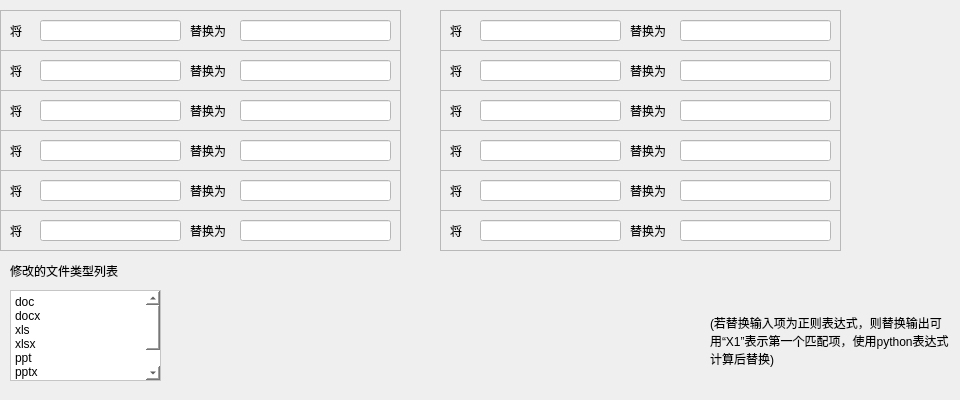
     <widget class="QWidget" name="tab_2">
      <attribute name="title">
       <string>文件内容修改替换</string>
      </attribute>
      <widget class="QFrame" name="fr_replace_1">
       <property name="geometry">
        <rect>
         <x>0</x>
         <y>10</y>
         <width>401</width>
         <height>41</height>
        </rect>
       </property>
       <property name="frameShape">
        <enum>QFrame::StyledPanel</enum>
       </property>
       <property name="frameShadow">
        <enum>QFrame::Raised</enum>
       </property>
       <widget class="QLineEdit" name="replace_input_lbl_1">
        <property name="geometry">
         <rect>
          <x>40</x>
          <y>10</y>
          <width>141</width>
          <height>21</height>
         </rect>
        </property>
        <property name="styleSheet">
         <string notr="true">background-color: rgb(255, 255, 255);</string>
        </property>
        <property name="text">
         <string/>
        </property>
       </widget>
       <widget class="QLabel" name="label_32">
        <property name="geometry">
         <rect>
          <x>10</x>
          <y>10</y>
          <width>31</width>
          <height>21</height>
         </rect>
        </property>
        <property name="text">
         <string>将</string>
        </property>
       </widget>
       <widget class="QLabel" name="label_33">
        <property name="geometry">
         <rect>
          <x>190</x>
          <y>10</y>
          <width>51</width>
          <height>21</height>
         </rect>
        </property>
        <property name="text">
         <string>替换为</string>
        </property>
       </widget>
       <widget class="QLineEdit" name="replace_output_lbl_1">
        <property name="geometry">
         <rect>
          <x>240</x>
          <y>10</y>
          <width>151</width>
          <height>21</height>
         </rect>
        </property>
        <property name="styleSheet">
         <string notr="true">background-color: rgb(255, 255, 255);</string>
        </property>
        <property name="text">
         <string/>
        </property>
       </widget>
      </widget>
      <widget class="QLabel" name="label_57">
       <property name="geometry">
        <rect>
         <x>710</x>
         <y>290</y>
         <width>241</width>
         <height>101</height>
        </rect>
       </property>
       <property name="text">
        <string>(若替换输入项为正则表达式，则替换输出可用“X1”表示第一个匹配项，使用python表达式计算后替换)</string>
       </property>
       <property name="scaledContents">
        <bool>false</bool>
       </property>
       <property name="wordWrap">
        <bool>true</bool>
       </property>
      </widget>
      <widget class="QLabel" name="label_58">
       <property name="geometry">
        <rect>
         <x>10</x>
         <y>260</y>
         <width>161</width>
         <height>21</height>
        </rect>
       </property>
       <property name="text">
        <string>修改的文件类型列表</string>
       </property>
      </widget>
      <widget class="QTextEdit" name="replacefile_filter">
       <property name="geometry">
        <rect>
         <x>10</x>
         <y>290</y>
         <width>151</width>
         <height>91</height>
        </rect>
       </property>
       <property name="styleSheet">
        <string notr="true">background-color: rgb(255, 255, 255);</string>
       </property>
       <property name="html">
        <string>&lt;!DOCTYPE HTML PUBLIC &quot;-//W3C//DTD HTML 4.0//EN&quot; &quot;http://www.w3.org/TR/REC-html40/strict.dtd&quot;&gt;
&lt;html&gt;&lt;head&gt;&lt;meta name=&quot;qrichtext&quot; content=&quot;1&quot; /&gt;&lt;style type=&quot;text/css&quot;&gt;
p, li { white-space: pre-wrap; }
&lt;/style&gt;&lt;/head&gt;&lt;body style=&quot; font-family:'SimSun'; font-size:9pt; font-weight:400; font-style:normal;&quot;&gt;
&lt;p style=&quot; margin-top:0px; margin-bottom:0px; margin-left:0px; margin-right:0px; -qt-block-indent:0; text-indent:0px;&quot;&gt;doc&lt;/p&gt;
&lt;p style=&quot; margin-top:0px; margin-bottom:0px; margin-left:0px; margin-right:0px; -qt-block-indent:0; text-indent:0px;&quot;&gt;docx&lt;/p&gt;
&lt;p style=&quot; margin-top:0px; margin-bottom:0px; margin-left:0px; margin-right:0px; -qt-block-indent:0; text-indent:0px;&quot;&gt;xls&lt;/p&gt;
&lt;p style=&quot; margin-top:0px; margin-bottom:0px; margin-left:0px; margin-right:0px; -qt-block-indent:0; text-indent:0px;&quot;&gt;xlsx&lt;/p&gt;
&lt;p style=&quot; margin-top:0px; margin-bottom:0px; margin-left:0px; margin-right:0px; -qt-block-indent:0; text-indent:0px;&quot;&gt;ppt&lt;/p&gt;
&lt;p style=&quot; margin-top:0px; margin-bottom:0px; margin-left:0px; margin-right:0px; -qt-block-indent:0; text-indent:0px;&quot;&gt;pptx&lt;/p&gt;
&lt;p style=&quot; margin-top:0px; margin-bottom:0px; margin-left:0px; margin-right:0px; -qt-block-indent:0; text-indent:0px;&quot;&gt;txt&lt;/p&gt;
&lt;p style=&quot; margin-top:0px; margin-bottom:0px; margin-left:0px; margin-right:0px; -qt-block-indent:0; text-indent:0px;&quot;&gt;csv&lt;/p&gt;&lt;/body&gt;&lt;/html&gt;</string>
       </property>
      </widget>
      <widget class="QFrame" name="fr_replace_2">
       <property name="geometry">
        <rect>
         <x>440</x>
         <y>10</y>
         <width>401</width>
         <height>41</height>
        </rect>
       </property>
       <property name="frameShape">
        <enum>QFrame::StyledPanel</enum>
       </property>
       <property name="frameShadow">
        <enum>QFrame::Raised</enum>
       </property>
       <widget class="QLineEdit" name="replace_input_lbl_2">
        <property name="geometry">
         <rect>
          <x>40</x>
          <y>10</y>
          <width>141</width>
          <height>21</height>
         </rect>
        </property>
        <property name="styleSheet">
         <string notr="true">background-color: rgb(255, 255, 255);</string>
        </property>
        <property name="text">
         <string/>
        </property>
       </widget>
       <widget class="QLabel" name="label_34">
        <property name="geometry">
         <rect>
          <x>10</x>
          <y>10</y>
          <width>31</width>
          <height>21</height>
         </rect>
        </property>
        <property name="text">
         <string>将</string>
        </property>
       </widget>
       <widget class="QLabel" name="label_35">
        <property name="geometry">
         <rect>
          <x>190</x>
          <y>10</y>
          <width>51</width>
          <height>21</height>
         </rect>
        </property>
        <property name="text">
         <string>替换为</string>
        </property>
       </widget>
       <widget class="QLineEdit" name="replace_output_lbl_2">
        <property name="geometry">
         <rect>
          <x>240</x>
          <y>10</y>
          <width>151</width>
          <height>21</height>
         </rect>
        </property>
        <property name="styleSheet">
         <string notr="true">background-color: rgb(255, 255, 255);</string>
        </property>
        <property name="text">
         <string/>
        </property>
       </widget>
      </widget>
      <widget class="QFrame" name="fr_replace_3">
       <property name="geometry">
        <rect>
         <x>0</x>
         <y>50</y>
         <width>401</width>
         <height>41</height>
        </rect>
       </property>
       <property name="frameShape">
        <enum>QFrame::StyledPanel</enum>
       </property>
       <property name="frameShadow">
        <enum>QFrame::Raised</enum>
       </property>
       <widget class="QLineEdit" name="replace_input_lbl_3">
        <property name="geometry">
         <rect>
          <x>40</x>
          <y>10</y>
          <width>141</width>
          <height>21</height>
         </rect>
        </property>
        <property name="styleSheet">
         <string notr="true">background-color: rgb(255, 255, 255);</string>
        </property>
        <property name="text">
         <string/>
        </property>
       </widget>
       <widget class="QLabel" name="label_37">
        <property name="geometry">
         <rect>
          <x>10</x>
          <y>10</y>
          <width>31</width>
          <height>21</height>
         </rect>
        </property>
        <property name="text">
         <string>将</string>
        </property>
       </widget>
       <widget class="QLabel" name="label_38">
        <property name="geometry">
         <rect>
          <x>190</x>
          <y>10</y>
          <width>51</width>
          <height>21</height>
         </rect>
        </property>
        <property name="text">
         <string>替换为</string>
        </property>
       </widget>
       <widget class="QLineEdit" name="replace_output_lbl_3">
        <property name="geometry">
         <rect>
          <x>240</x>
          <y>10</y>
          <width>151</width>
          <height>21</height>
         </rect>
        </property>
        <property name="styleSheet">
         <string notr="true">background-color: rgb(255, 255, 255);</string>
        </property>
        <property name="text">
         <string/>
        </property>
       </widget>
      </widget>
      <widget class="QFrame" name="fr_replace_4">
       <property name="geometry">
        <rect>
         <x>440</x>
         <y>50</y>
         <width>401</width>
         <height>41</height>
        </rect>
       </property>
       <property name="frameShape">
        <enum>QFrame::StyledPanel</enum>
       </property>
       <property name="frameShadow">
        <enum>QFrame::Raised</enum>
       </property>
       <widget class="QLineEdit" name="replace_input_lbl_4">
        <property name="geometry">
         <rect>
          <x>40</x>
          <y>10</y>
          <width>141</width>
          <height>21</height>
         </rect>
        </property>
        <property name="styleSheet">
         <string notr="true">background-color: rgb(255, 255, 255);</string>
        </property>
        <property name="text">
         <string/>
        </property>
       </widget>
       <widget class="QLabel" name="label_39">
        <property name="geometry">
         <rect>
          <x>10</x>
          <y>10</y>
          <width>31</width>
          <height>21</height>
         </rect>
        </property>
        <property name="text">
         <string>将</string>
        </property>
       </widget>
       <widget class="QLabel" name="label_40">
        <property name="geometry">
         <rect>
          <x>190</x>
          <y>10</y>
          <width>51</width>
          <height>21</height>
         </rect>
        </property>
        <property name="text">
         <string>替换为</string>
        </property>
       </widget>
       <widget class="QLineEdit" name="replace_output_lbl_4">
        <property name="geometry">
         <rect>
          <x>240</x>
          <y>10</y>
          <width>151</width>
          <height>21</height>
         </rect>
        </property>
        <property name="styleSheet">
         <string notr="true">background-color: rgb(255, 255, 255);</string>
        </property>
        <property name="text">
         <string/>
        </property>
       </widget>
      </widget>
      <widget class="QFrame" name="fr_replace_5">
       <property name="geometry">
        <rect>
         <x>0</x>
         <y>90</y>
         <width>401</width>
         <height>41</height>
        </rect>
       </property>
       <property name="frameShape">
        <enum>QFrame::StyledPanel</enum>
       </property>
       <property name="frameShadow">
        <enum>QFrame::Raised</enum>
       </property>
       <widget class="QLineEdit" name="replace_input_lbl_5">
        <property name="geometry">
         <rect>
          <x>40</x>
          <y>10</y>
          <width>141</width>
          <height>21</height>
         </rect>
        </property>
        <property name="styleSheet">
         <string notr="true">background-color: rgb(255, 255, 255);</string>
        </property>
        <property name="text">
         <string/>
        </property>
       </widget>
       <widget class="QLabel" name="label_41">
        <property name="geometry">
         <rect>
          <x>10</x>
          <y>10</y>
          <width>31</width>
          <height>21</height>
         </rect>
        </property>
        <property name="text">
         <string>将</string>
        </property>
       </widget>
       <widget class="QLabel" name="label_42">
        <property name="geometry">
         <rect>
          <x>190</x>
          <y>10</y>
          <width>51</width>
          <height>21</height>
         </rect>
        </property>
        <property name="text">
         <string>替换为</string>
        </property>
       </widget>
       <widget class="QLineEdit" name="replace_output_lbl_5">
        <property name="geometry">
         <rect>
          <x>240</x>
          <y>10</y>
          <width>151</width>
          <height>21</height>
         </rect>
        </property>
        <property name="styleSheet">
         <string notr="true">background-color: rgb(255, 255, 255);</string>
        </property>
        <property name="text">
         <string/>
        </property>
       </widget>
      </widget>
      <widget class="QFrame" name="fr_replace_6">
       <property name="geometry">
        <rect>
         <x>440</x>
         <y>90</y>
         <width>401</width>
         <height>41</height>
        </rect>
       </property>
       <property name="frameShape">
        <enum>QFrame::StyledPanel</enum>
       </property>
       <property name="frameShadow">
        <enum>QFrame::Raised</enum>
       </property>
       <widget class="QLineEdit" name="replace_input_lbl_6">
        <property name="geometry">
         <rect>
          <x>40</x>
          <y>10</y>
          <width>141</width>
          <height>21</height>
         </rect>
        </property>
        <property name="styleSheet">
         <string notr="true">background-color: rgb(255, 255, 255);</string>
        </property>
        <property name="text">
         <string/>
        </property>
       </widget>
       <widget class="QLabel" name="label_43">
        <property name="geometry">
         <rect>
          <x>10</x>
          <y>10</y>
          <width>31</width>
          <height>21</height>
         </rect>
        </property>
        <property name="text">
         <string>将</string>
        </property>
       </widget>
       <widget class="QLabel" name="label_44">
        <property name="geometry">
         <rect>
          <x>190</x>
          <y>10</y>
          <width>51</width>
          <height>21</height>
         </rect>
        </property>
        <property name="text">
         <string>替换为</string>
        </property>
       </widget>
       <widget class="QLineEdit" name="replace_output_lbl_6">
        <property name="geometry">
         <rect>
          <x>240</x>
          <y>10</y>
          <width>151</width>
          <height>21</height>
         </rect>
        </property>
        <property name="styleSheet">
         <string notr="true">background-color: rgb(255, 255, 255);</string>
        </property>
        <property name="text">
         <string/>
        </property>
       </widget>
      </widget>
      <widget class="QFrame" name="fr_replace_7">
       <property name="geometry">
        <rect>
         <x>0</x>
         <y>130</y>
         <width>401</width>
         <height>41</height>
        </rect>
       </property>
       <property name="frameShape">
        <enum>QFrame::StyledPanel</enum>
       </property>
       <property name="frameShadow">
        <enum>QFrame::Raised</enum>
       </property>
       <widget class="QLineEdit" name="replace_input_lbl_7">
        <property name="geometry">
         <rect>
          <x>40</x>
          <y>10</y>
          <width>141</width>
          <height>21</height>
         </rect>
        </property>
        <property name="styleSheet">
         <string notr="true">background-color: rgb(255, 255, 255);</string>
        </property>
        <property name="text">
         <string/>
        </property>
       </widget>
       <widget class="QLabel" name="label_45">
        <property name="geometry">
         <rect>
          <x>10</x>
          <y>10</y>
          <width>31</width>
          <height>21</height>
         </rect>
        </property>
        <property name="text">
         <string>将</string>
        </property>
       </widget>
       <widget class="QLabel" name="label_46">
        <property name="geometry">
         <rect>
          <x>190</x>
          <y>10</y>
          <width>51</width>
          <height>21</height>
         </rect>
        </property>
        <property name="text">
         <string>替换为</string>
        </property>
       </widget>
       <widget class="QLineEdit" name="replace_output_lbl_7">
        <property name="geometry">
         <rect>
          <x>240</x>
          <y>10</y>
          <width>151</width>
          <height>21</height>
         </rect>
        </property>
        <property name="styleSheet">
         <string notr="true">background-color: rgb(255, 255, 255);</string>
        </property>
        <property name="text">
         <string/>
        </property>
       </widget>
      </widget>
      <widget class="QFrame" name="fr_replace_8">
       <property name="geometry">
        <rect>
         <x>440</x>
         <y>130</y>
         <width>401</width>
         <height>41</height>
        </rect>
       </property>
       <property name="frameShape">
        <enum>QFrame::StyledPanel</enum>
       </property>
       <property name="frameShadow">
        <enum>QFrame::Raised</enum>
       </property>
       <widget class="QLineEdit" name="replace_input_lbl_8">
        <property name="geometry">
         <rect>
          <x>40</x>
          <y>10</y>
          <width>141</width>
          <height>21</height>
         </rect>
        </property>
        <property name="styleSheet">
         <string notr="true">background-color: rgb(255, 255, 255);</string>
        </property>
        <property name="text">
         <string/>
        </property>
       </widget>
       <widget class="QLabel" name="label_47">
        <property name="geometry">
         <rect>
          <x>10</x>
          <y>10</y>
          <width>31</width>
          <height>21</height>
         </rect>
        </property>
        <property name="text">
         <string>将</string>
        </property>
       </widget>
       <widget class="QLabel" name="label_48">
        <property name="geometry">
         <rect>
          <x>190</x>
          <y>10</y>
          <width>51</width>
          <height>21</height>
         </rect>
        </property>
        <property name="text">
         <string>替换为</string>
        </property>
       </widget>
       <widget class="QLineEdit" name="replace_output_lbl_8">
        <property name="geometry">
         <rect>
          <x>240</x>
          <y>10</y>
          <width>151</width>
          <height>21</height>
         </rect>
        </property>
        <property name="styleSheet">
         <string notr="true">background-color: rgb(255, 255, 255);</string>
        </property>
        <property name="text">
         <string/>
        </property>
       </widget>
      </widget>
      <widget class="QFrame" name="fr_replace_9">
       <property name="geometry">
        <rect>
         <x>0</x>
         <y>170</y>
         <width>401</width>
         <height>41</height>
        </rect>
       </property>
       <property name="frameShape">
        <enum>QFrame::StyledPanel</enum>
       </property>
       <property name="frameShadow">
        <enum>QFrame::Raised</enum>
       </property>
       <widget class="QLineEdit" name="replace_input_lbl_9">
        <property name="geometry">
         <rect>
          <x>40</x>
          <y>10</y>
          <width>141</width>
          <height>21</height>
         </rect>
        </property>
        <property name="styleSheet">
         <string notr="true">background-color: rgb(255, 255, 255);</string>
        </property>
        <property name="text">
         <string/>
        </property>
       </widget>
       <widget class="QLabel" name="label_49">
        <property name="geometry">
         <rect>
          <x>10</x>
          <y>10</y>
          <width>31</width>
          <height>21</height>
         </rect>
        </property>
        <property name="text">
         <string>将</string>
        </property>
       </widget>
       <widget class="QLabel" name="label_50">
        <property name="geometry">
         <rect>
          <x>190</x>
          <y>10</y>
          <width>51</width>
          <height>21</height>
         </rect>
        </property>
        <property name="text">
         <string>替换为</string>
        </property>
       </widget>
       <widget class="QLineEdit" name="replace_output_lbl_9">
        <property name="geometry">
         <rect>
          <x>240</x>
          <y>10</y>
          <width>151</width>
          <height>21</height>
         </rect>
        </property>
        <property name="styleSheet">
         <string notr="true">background-color: rgb(255, 255, 255);</string>
        </property>
        <property name="text">
         <string/>
        </property>
       </widget>
      </widget>
      <widget class="QFrame" name="fr_replace_10">
       <property name="geometry">
        <rect>
         <x>440</x>
         <y>170</y>
         <width>401</width>
         <height>41</height>
        </rect>
       </property>
       <property name="frameShape">
        <enum>QFrame::StyledPanel</enum>
       </property>
       <property name="frameShadow">
        <enum>QFrame::Raised</enum>
       </property>
       <widget class="QLineEdit" name="replace_input_lbl_10">
        <property name="geometry">
         <rect>
          <x>40</x>
          <y>10</y>
          <width>141</width>
          <height>21</height>
         </rect>
        </property>
        <property name="styleSheet">
         <string notr="true">background-color: rgb(255, 255, 255);</string>
        </property>
        <property name="text">
         <string/>
        </property>
       </widget>
       <widget class="QLabel" name="label_51">
        <property name="geometry">
         <rect>
          <x>10</x>
          <y>10</y>
          <width>31</width>
          <height>21</height>
         </rect>
        </property>
        <property name="text">
         <string>将</string>
        </property>
       </widget>
       <widget class="QLabel" name="label_52">
        <property name="geometry">
         <rect>
          <x>190</x>
          <y>10</y>
          <width>51</width>
          <height>21</height>
         </rect>
        </property>
        <property name="text">
         <string>替换为</string>
        </property>
       </widget>
       <widget class="QLineEdit" name="replace_output_lbl_10">
        <property name="geometry">
         <rect>
          <x>240</x>
          <y>10</y>
          <width>151</width>
          <height>21</height>
         </rect>
        </property>
        <property name="styleSheet">
         <string notr="true">background-color: rgb(255, 255, 255);</string>
        </property>
        <property name="text">
         <string/>
        </property>
       </widget>
      </widget>
      <widget class="QFrame" name="fr_replace_11">
       <property name="geometry">
        <rect>
         <x>0</x>
         <y>210</y>
         <width>401</width>
         <height>41</height>
        </rect>
       </property>
       <property name="frameShape">
        <enum>QFrame::StyledPanel</enum>
       </property>
       <property name="frameShadow">
        <enum>QFrame::Raised</enum>
       </property>
       <widget class="QLineEdit" name="replace_input_lbl_11">
        <property name="geometry">
         <rect>
          <x>40</x>
          <y>10</y>
          <width>141</width>
          <height>21</height>
         </rect>
        </property>
        <property name="styleSheet">
         <string notr="true">background-color: rgb(255, 255, 255);</string>
        </property>
        <property name="text">
         <string/>
        </property>
       </widget>
       <widget class="QLabel" name="label_53">
        <property name="geometry">
         <rect>
          <x>10</x>
          <y>10</y>
          <width>31</width>
          <height>21</height>
         </rect>
        </property>
        <property name="text">
         <string>将</string>
        </property>
       </widget>
       <widget class="QLabel" name="label_54">
        <property name="geometry">
         <rect>
          <x>190</x>
          <y>10</y>
          <width>51</width>
          <height>21</height>
         </rect>
        </property>
        <property name="text">
         <string>替换为</string>
        </property>
       </widget>
       <widget class="QLineEdit" name="replace_output_lbl_11">
        <property name="geometry">
         <rect>
          <x>240</x>
          <y>10</y>
          <width>151</width>
          <height>21</height>
         </rect>
        </property>
        <property name="styleSheet">
         <string notr="true">background-color: rgb(255, 255, 255);</string>
        </property>
        <property name="text">
         <string/>
        </property>
       </widget>
      </widget>
      <widget class="QFrame" name="fr_replace_12">
       <property name="geometry">
        <rect>
         <x>440</x>
         <y>210</y>
         <width>401</width>
         <height>41</height>
        </rect>
       </property>
       <property name="frameShape">
        <enum>QFrame::StyledPanel</enum>
       </property>
       <property name="frameShadow">
        <enum>QFrame::Raised</enum>
       </property>
       <widget class="QLineEdit" name="replace_input_lbl_12">
        <property name="geometry">
         <rect>
          <x>40</x>
          <y>10</y>
          <width>141</width>
          <height>21</height>
         </rect>
        </property>
        <property name="styleSheet">
         <string notr="true">background-color: rgb(255, 255, 255);</string>
        </property>
        <property name="text">
         <string/>
        </property>
       </widget>
       <widget class="QLabel" name="label_55">
        <property name="geometry">
         <rect>
          <x>10</x>
          <y>10</y>
          <width>31</width>
          <height>21</height>
         </rect>
        </property>
        <property name="text">
         <string>将</string>
        </property>
       </widget>
       <widget class="QLabel" name="label_56">
        <property name="geometry">
         <rect>
          <x>190</x>
          <y>10</y>
          <width>51</width>
          <height>21</height>
         </rect>
        </property>
        <property name="text">
         <string>替换为</string>
        </property>
       </widget>
       <widget class="QLineEdit" name="replace_output_lbl_12">
        <property name="geometry">
         <rect>
          <x>240</x>
          <y>10</y>
          <width>151</width>
          <height>21</height>
         </rect>
        </property>
        <property name="styleSheet">
         <string notr="true">background-color: rgb(255, 255, 255);</string>
        </property>
        <property name="text">
         <string/>
        </property>
       </widget>
      </widget>
     </widget>
